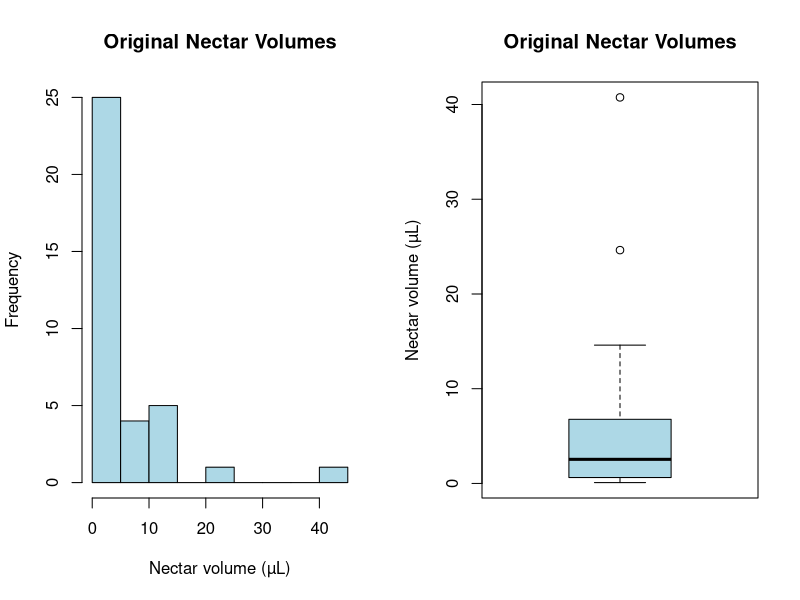
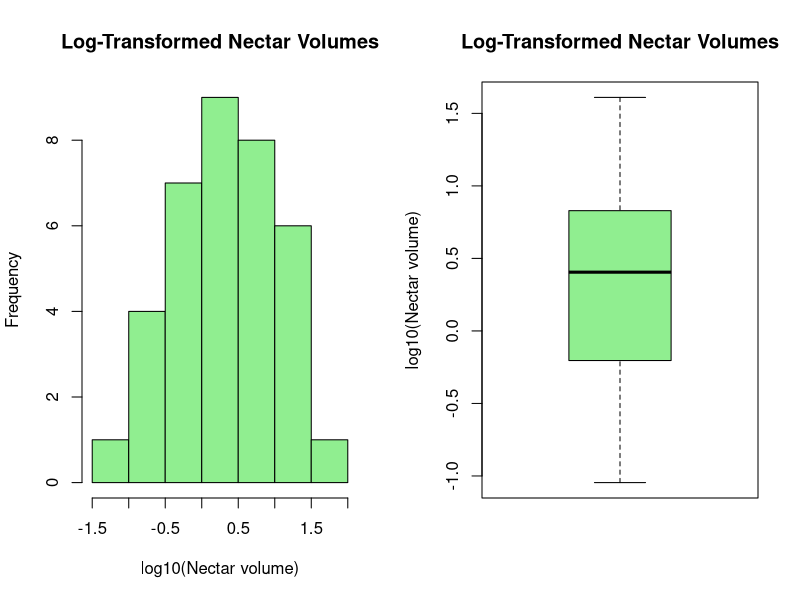
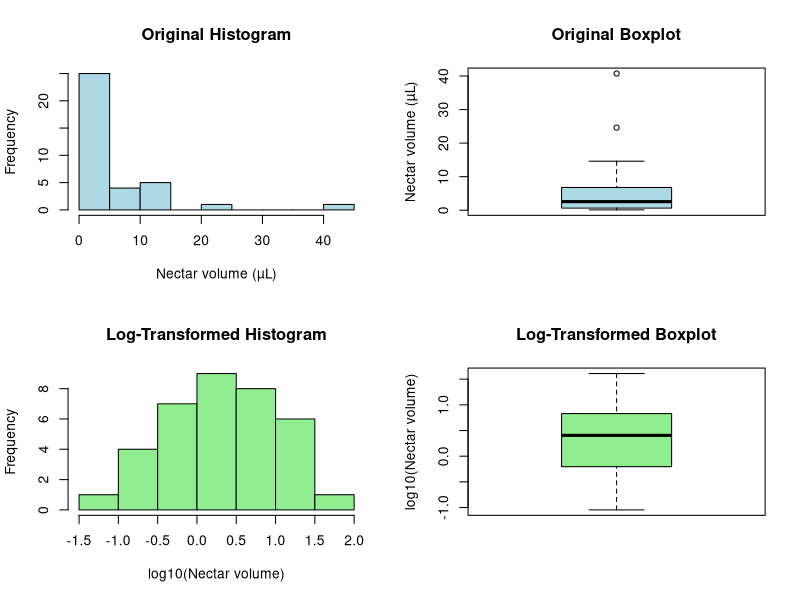

Recreate these plots in R, in order. (Note: this script raises an error after producing the figures.)
#Write data
nectar <- c(
  0.09, 0.13, 0.19, 0.25, 0.31, 0.35, 0.45, 0.56, 0.62,
  0.63, 0.75, 0.78, 1.16, 1.25, 1.34, 1.46, 2.30, 2.41,
  2.68, 2.80, 2.84, 3.28, 3.59, 4.27, 4.63, 5.40, 6.225,
  7.32, 9.30, 10.47, 10.67, 11.72, 13.59, 14.60, 24.63, 40.75
)

length(nectar)

#Examine
summary(nectar)

#create histogram 
par(mfrow = c(1, 2))

hist(
  nectar,
  main = "Original Nectar Volumes",
  xlab = "Nectar volume (µL)",
  col = "lightblue",
  border = "black"
)

boxplot(
  nectar,
  main = "Original Nectar Volumes",
  ylab = "Nectar volume (µL)",
  col = "lightblue"
)

par(mfrow = c(1, 1))
#data is strongly skewed to the right 

#try applying log transformation 
nectar_log <- log10(nectar)

summary(nectar_log)

par(mfrow = c(1, 2))

hist(
  nectar_log,
  main = "Log-Transformed Nectar Volumes",
  xlab = "log10(Nectar volume)",
  col = "lightgreen",
  border = "black"
)

boxplot(
  nectar_log,
  main = "Log-Transformed Nectar Volumes",
  ylab = "log10(Nectar volume)",
  col = "lightgreen"
)

par(mfrow = c(1, 1))


#comparing the two
par(mfrow = c(2, 2))

hist(
  nectar,
  main = "Original Histogram",
  xlab = "Nectar volume (µL)",
  col = "lightblue"
)

boxplot(
  nectar,
  main = "Original Boxplot",
  ylab = "Nectar volume (µL)",
  col = "lightblue"
)

hist(
  nectar_log,
  main = "Log-Transformed Histogram",
  xlab = "log10(Nectar volume)",
  col = "lightgreen"
)

boxplot(
  nectar_log,
  main = "Log-Transformed Boxplot",
  ylab = "log10(Nectar volume)",
  col = "lightgreen"
)

par(mfrow = c(1, 1))



#Reusable template for similar problems
# Enter the observations
data_name <- c(
# Put values here, separated by commas
)

# Check sample size
length(data_name)

# Examine original data
summary(data_name)

# Plot original data
#par sets or queries graphical parameters
par(mfrow = c(1, 2))

hist(
  data_name,
  main = "Original Data",
  xlab = "Measurement",
  col = "lightblue"
)

boxplot(
  data_name,
  main = "Original Data",
  ylab = "Measurement",
  col = "lightblue"
)

par(mfrow = c(1, 1))

# Apply log10 transformation
data_name_log <- log10(data_name)

# Examine transformed data
summary(data_name_log)

# Plot transformed data
par(mfrow = c(1, 2))

hist(
  data_name_log,
  main = "Log-Transformed Data",
  xlab = "log10(Measurement)",
  col = "lightgreen"
)

boxplot(
  data_name_log,
  main = "Log-Transformed Data",
  ylab = "log10(Measurement)",
  col = "lightgreen"
)

par(mfrow = c(1, 1))
